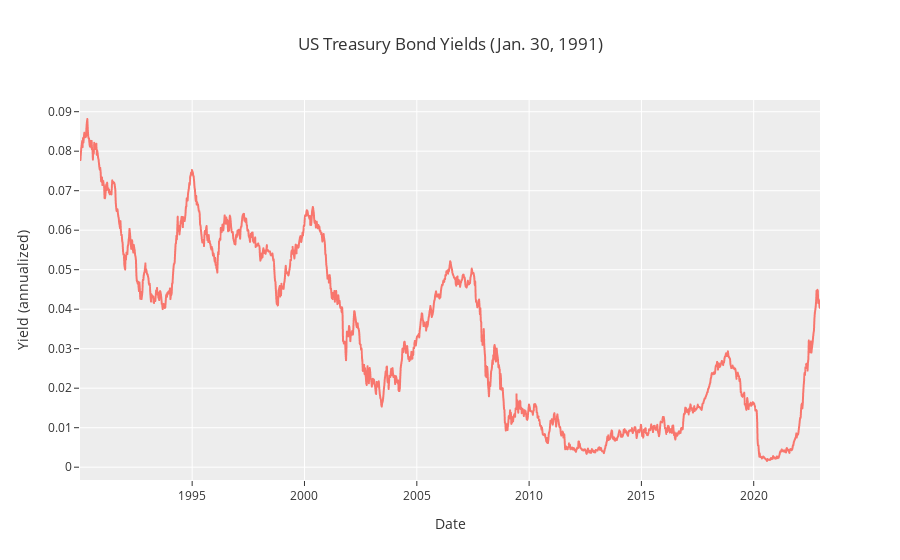

Write notebook code for a chart like this one.
### Code cell
fig = px.line(
    mean_yield,
    template=plotly_template,
    labels={
        'value': 'Yield (annualized)',
        'date': 'Date',
    },
    title="US Treasury Bond Yields (Jan. 30, 1991)",
)
fig.update_layout(showlegend=False)
fig

### Figure 1 — Plotly figure (JSON) as saved in the notebook; plotly's stock layout.template omitted (floating-point values rounded to 4 significant figures; data arrays with more than 128 entries replaced by an {"elided": "..."} marker saying what was removed)
{"data": [{"hovertemplate": "variable=0<br>Date=%{x}<br>Yield (annualized)=%{y}<extra></extra>", "legendgroup": "0", "line": {"color": "#F8766D", "dash": "solid"}, "marker": {"symbol": "circle"}, "mode": "lines", "name": "0", "showlegend": true, "type": "scattergl", "x": {"elided": "1714 str values"}, "xaxis": "x", "y": {"elided": "1714 float values"}, "yaxis": "y"}], "layout": {"autosize": true, "legend": {"title": {"text": "variable"}, "tracegroupgap": 0}, "showlegend": false, "title": {"text": "US Treasury Bond Yields (Jan. 30, 1991)"}, "xaxis": {"anchor": "y", "autorange": true, "domain": [0, 1], "range": ["1990-01-03", "2022-12-14"], "title": {"text": "Date"}, "type": "date"}, "yaxis": {"anchor": "x", "autorange": true, "domain": [0, 1], "range": [-0.003243, 0.09296], "title": {"text": "Yield (annualized)"}, "type": "linear"}}}
